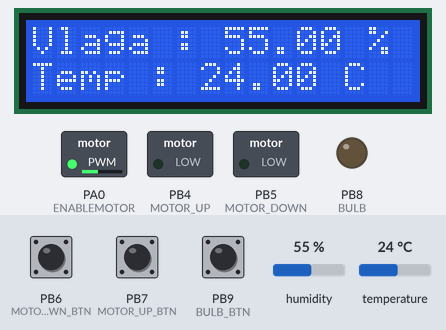
Bench run of a sketch on a simulated STM32 Blue Pill. On the bench: 16×2 character LCD, switched loads named in the sketch (green lamp = pin HIGH), output pins drawn as LEDs (lit = HIGH). Dashed ring = blinking. The test bench sets the inputs (shaded band); at power-on: PB9 (BULB_BTN) LOW, PB6 (MOTOR_DOWN_BTN) LOW, PB7 (MOTOR_UP_BTN) LOW, humidity 55 %, temperature 24 °C.

Above: at 4.2 s.
4.3 s: PB9 (BULB_BTN) pulled HIGH for 3.2 s
At 4.9 s:
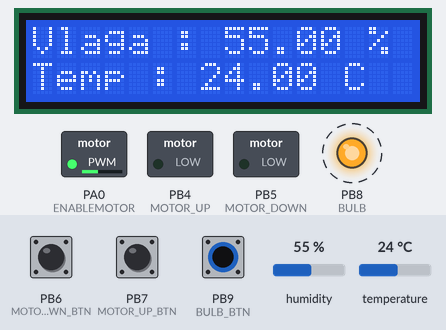
9.0 s: PB6 (MOTOR_DOWN_BTN) pulled HIGH for 0.15 s
At 9.07 s:
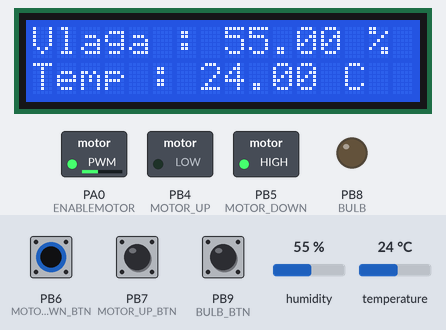
10.6 s: PB7 (MOTOR_UP_BTN) pulled HIGH for 0.15 s
At 10.67 s:
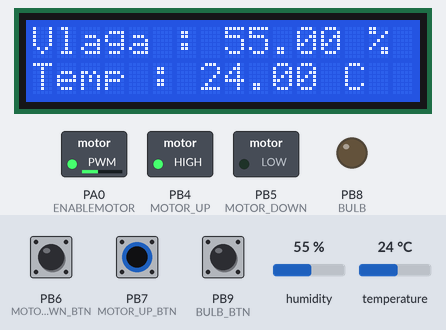
12.2 s: humidity set to 22 %
At 14.4 s:
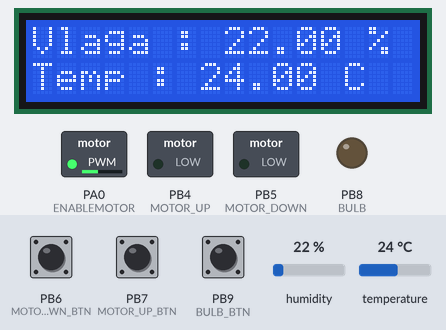
14.9 s: temperature set to 12 °C
At 16.6 s:
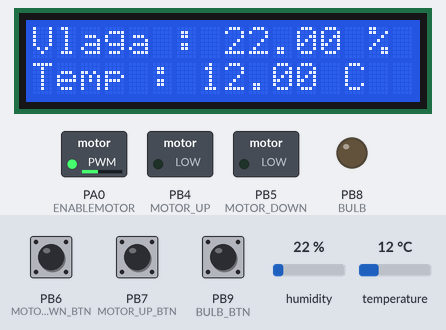
16.9 s: humidity set to 40 %
At 18.0 s:
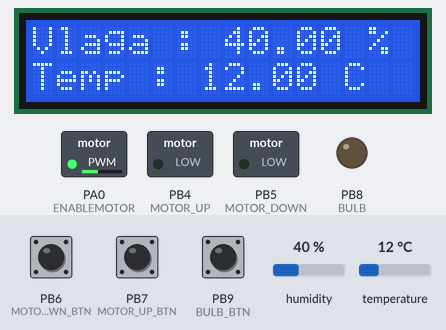
Timing chart, 0 to 19.9 s (numbered marks = the images above; inputs shaded):
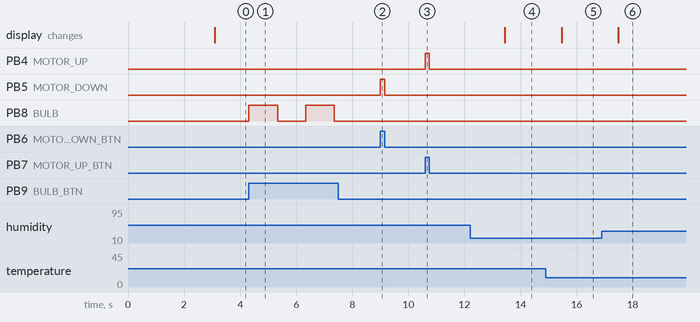

The sketch:

Diplomski.ino
```cpp
#include <LiquidCrystal.h>

#include <DHT.h>
#include <Wire.h>

const int rs = PB11, en = PB10, d4 = PB0, d5 = PB1, d6 = PC13, d7 = PC14;
LiquidCrystal lcd(rs, en, d4, d5, d6, d7);

#define DHTPIN PA1
#define DHTTYPE DHT11
#define BULB_BTN PB9
#define BULB PB8
#define MOTOR_DOWN_BTN PB6
#define MOTOR_UP_BTN PB7
#define MOTOR_DOWN PB5
#define MOTOR_UP PB4
#define ENABLEMOTOR PA0

DHT dht(DHTPIN, DHTTYPE);

int ledflag=0;
int previousTime=0;
int currentTime=0;

void setup() {
dht.begin();
Serial1.begin(9600);
lcd.begin(16,2);
lcd.print("Powering on...");
delay(3000);
lcd.clear();
pinMode(BULB_BTN,INPUT);
pinMode(BULB,OUTPUT);
digitalWrite(BULB,LOW);
pinMode(ENABLEMOTOR,OUTPUT);
analogWrite(ENABLEMOTOR,100);

pinMode(MOTOR_DOWN_BTN,INPUT);
pinMode(MOTOR_UP_BTN,INPUT);
pinMode(MOTOR_DOWN,OUTPUT);
pinMode(MOTOR_UP,OUTPUT);

}

void loop() {
float humidity = dht.readHumidity();
float temperature = dht.readTemperature();

if(digitalRead(MOTOR_UP_BTN)){
 digitalWrite(MOTOR_UP,HIGH);
}else{
  digitalWrite(MOTOR_UP,LOW);
}

if(digitalRead(MOTOR_DOWN_BTN)){
 digitalWrite(MOTOR_DOWN,HIGH);
}else{
  digitalWrite(MOTOR_DOWN,LOW);
}

if(digitalRead(BULB_BTN)==HIGH){
  if(ledflag == 0){
    ledflag = 1;
    digitalWrite(BULB,HIGH);
  }
  else{
    ledflag=0;
    digitalWrite(BULB,LOW);
  }
  delay(1000);
}
if(millis()-previousTime > 5000){
  previousTime=millis();
  lcd.clear();
}

lcd.setCursor(0,0);
lcd.print("Vlaga : ");
lcd.print(humidity);
lcd.print(" %");
lcd.setCursor(0,1);
lcd.print("Temp : ");
lcd.print(temperature);
lcd.print(" C");

}
```

Measured:
- after the input at 4.3 s, PB8 (BULB): alternates HIGH for 1.0 s and LOW for 1.0 s, starting at once
- after the input at 9.0 s, PB5 (MOTOR_DOWN): LOW → HIGH at once, → LOW 0.15 s later
- after the input at 10.6 s, PB4 (MOTOR_UP): LOW → HIGH at once, → LOW 0.15 s later
- after the input at 12.2 s, the display: changes after 1.2 s (image 4)
- after the input at 14.9 s, the display: changes after 0.56 s (image 5)
- after the input at 16.9 s, the display: changes after 0.59 s (image 6)
